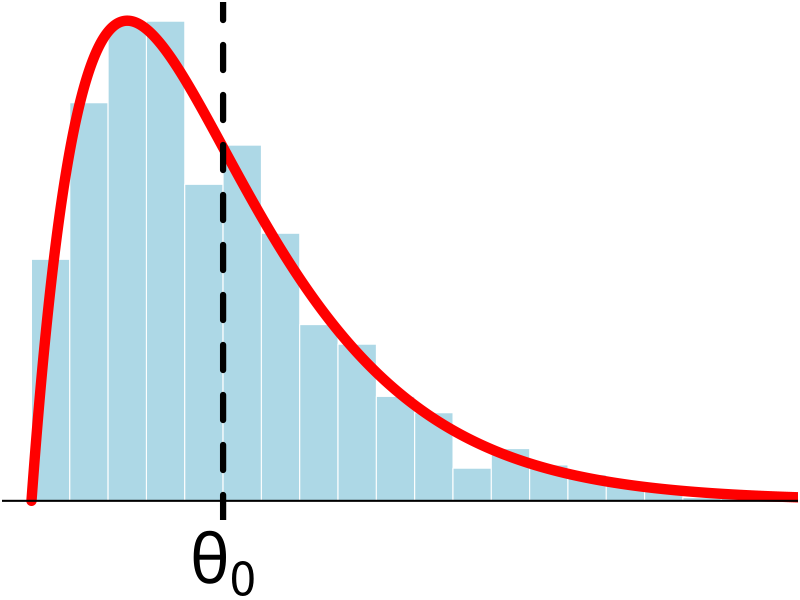

The R source for this figure:

set.seed(1345)

x <- rgamma(1000, shape = 2, rate = 2)

par(mar = c(4, 0.1, 0.1, 0.1))

hist(x, 
     freq = F, 
     col = "lightblue", 
     yaxt = "n", 
     ylab = "", 
     xaxt = "n",
     border = "white",
     breaks = "Scott",
     xlab = "", 
     main = "",
     xlim = c(0, 0.8 * max(x)))
curve(dgamma(x, shape = 2, rate = 2), from = 0, to = max(x), n = 1000, 
      col = "red", add = TRUE, lwd = 10)
abline(h = 0, lwd = 2)
mtext(expression(theta[0]), side = 1, at = 1, cex = 4, line = 3)
abline(v = 1, lwd = 6, lty = 2)
